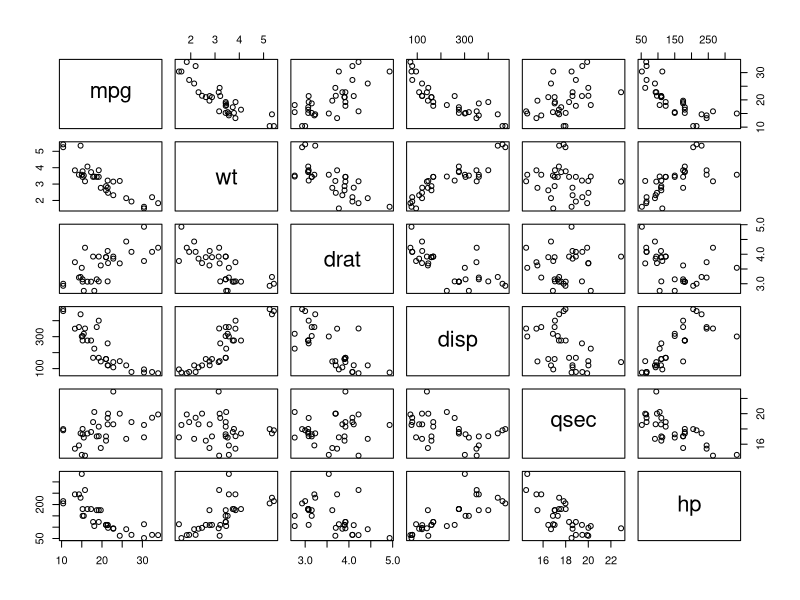
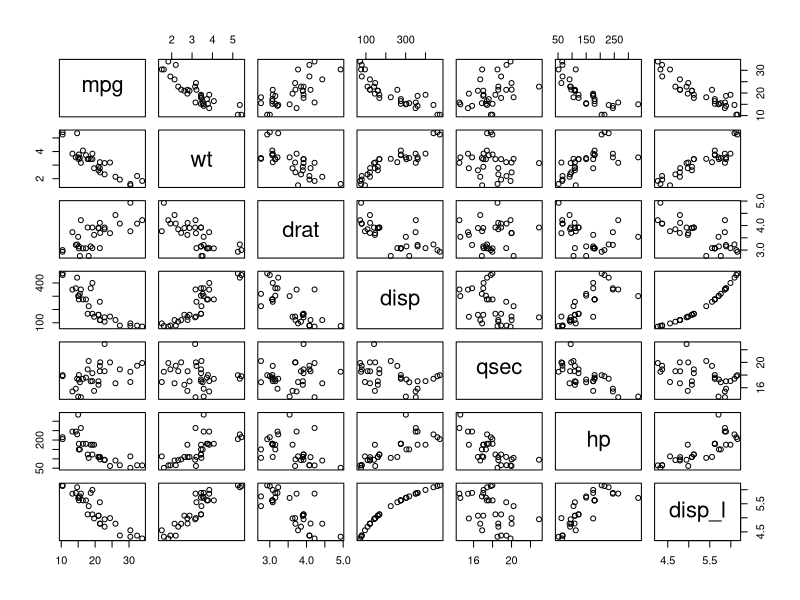

Write R code to recreate these figures, in order.
## ---- chunk 1
data = mtcars
colums = c("mpg","wt","drat","disp","qsec","hp")
df = data[colums]
pairs(df)

## ---- chunk 2
df["disp_l"] = log(df["disp"])
pairs(df)
cor(df)

Y = df$mpg
Y_p = 
  
X = model.matrix(mpg~wt+qsec , data = data)

B_p = solve(t(X)%*%X) %*% t(X) %*% Y
B_p

P =  X %*% solve(t(X)%*%X) %*% t(X)
n = 32 #cantida de datos (filas del dataset )
p = 3 # dimension donde vive Beta 
I = diag(n)


var_residual = (t(Y) %*% (I-P) %*% Y) / (n - p)
var_residual

sigma_beta_p_p = var_residual[1][1] * solve(t(X) %*% X)

sigma_beta_p_p

model = lm(mpg~wt+qsec,data=mtcars)
summary(model)
## ---- chunk 3

model2 = lm(mpg~wt+qsec+hp,data=mtcars)
summary(model2)
## ---- chunk 4
model3 = lm(mpg~wt+hp,data=mtcars)
summary(model3)
